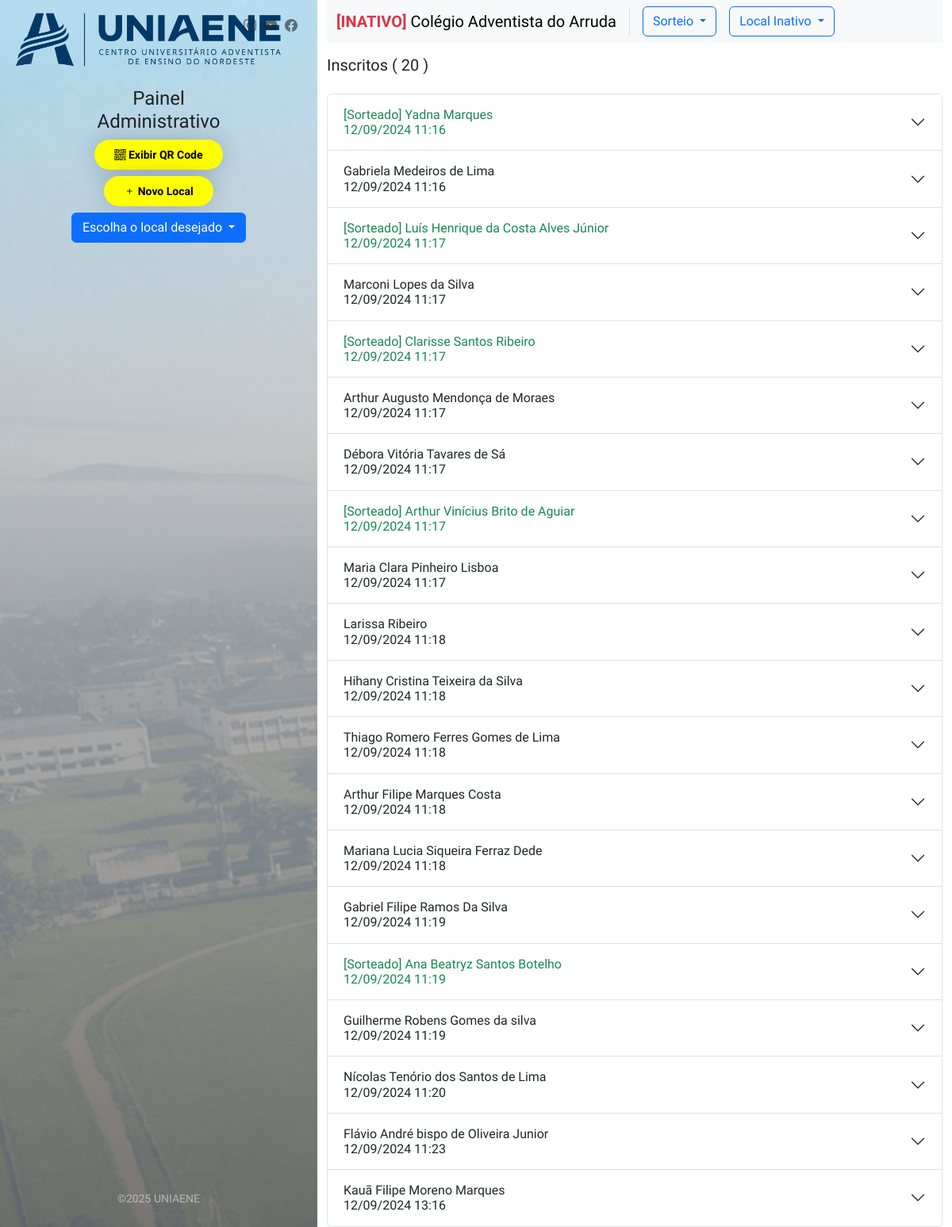
Screenshot of /admin/?local=6 with the database file from the repository.
### tables this page shows
CREATE TABLE `locals` (
  `id` int(11) NOT NULL,
  `local` varchar(255) DEFAULT NULL,
  `status` tinyint(1) DEFAULT '1',
  `created_at` timestamp NULL DEFAULT CURRENT_TIMESTAMP
);

CREATE TABLE `registros_visitas` (
  `id` int(11) NOT NULL,
  `local` int(11) DEFAULT NULL,
  `fullname` varchar(255) DEFAULT NULL,
  `email` varchar(255) DEFAULT NULL,
  `whatsapp` varchar(20) DEFAULT NULL,
  `course` varchar(100) DEFAULT NULL,
  `chosen` int(11) DEFAULT NULL,
  `terms` tinyint(1) DEFAULT NULL,
  `created_at` timestamp NULL DEFAULT CURRENT_TIMESTAMP
);

### admin/index.php (the view, shortened to what this page needs)
<?php
$servername = "localhost";
$username = "adventis_visita";
$password = "UM2u+k]i&d(B";
$dbname = "adventis_visita";
if (!empty($_GET["local"])) {
    try {
        $conn = new PDO("mysql:host=$servername;dbname=$dbname", $username, $password);
        $conn->setAttribute(PDO::ATTR_ERRMODE, PDO::ERRMODE_EXCEPTION);
        $id = $_GET['local'];
        $sql = "SELECT * FROM locals WHERE id = :id";
        $stmt = $conn->prepare($sql);
        $stmt->bindParam(':id', $id, PDO::PARAM_INT);
        $stmt->execute();
        $local = $stmt->fetch(PDO::FETCH_OBJ);
        if ($local) {
            $sql = "SELECT * FROM registros_visitas WHERE local = :local";
            $stmt = $conn->prepare($sql);
            $stmt->bindParam(':local', $local->id, PDO::PARAM_INT);
            $stmt->execute();
            $persons = $stmt->fetchAll(PDO::FETCH_OBJ);
        }
    } catch (PDOException $e) {
        echo "Erro na conexão: " . $e->getMessage();
    }
}
?>
<!DOCTYPE html>
<html lang="pt-br">
<head>
    <link href="https://cdn.jsdelivr.net/npm/bootstrap@5.3.3/dist/css/bootstrap.min.css" rel="stylesheet">
    <link href="../css/menu.css" rel="stylesheet">
    <link href="../css/style.css" rel="stylesheet">
    <link href="../css/vendors.css" rel="stylesheet">
</head>
<body>
    <div class="container-fluid full-height">
        <div class="row row-height">
            <div class="col-lg-4 content-left image-left" style="overflow: inherit;">
                <div class="content-left-wrapper">
                    <a href="./" id="logo" class="d-none d-sm-block">
                        <img src="../assets/images/logo-azul.png" alt="" height="70">
                    </a>
                    <div id="social">
                        <ul>
                            <li><a href="https://www.instagram.com/uniaene" target="_blank"><i class="bi bi-instagram text-dark"></i></a></li>
                            <li><a href="https://www.youtube.com/channel/UC6GjhC0KktsGmiPtJ92mVdQ" target="_blank"><i class="bi bi-youtube text-dark"></i></a></li>
                            <li><a href="https://www.facebook.com/FaculdadeAdventista" target="_blank"><i class="bi bi-facebook text-dark"></i></a></li>
                        </ul>
                    </div>
                    <div class="<?= !empty($persons) ? "margin-top-persons" : "" ?>">
                        <h4>Painel Administrativo</h4>
                        <a href="javascript:void(0);" class="btn_1 rounded d-inline-block m-0 mb-2" style="background: yellow; color: black;" data-bs-toggle="modal" data-bs-target="#qrcode"><i class="bi bi-qr-code"></i> Exibir QR Code</a>
                        <a href="javascript:void(0);" class="btn_1 rounded d-inline-block m-0 mb-2" style="background: yellow; color: black;" data-bs-toggle="modal" data-bs-target="#createLocal"><i class="bi bi-plus"></i> Novo Local</a>
                        <div class="btn-group w-100 rounded">
                            <button type="button" class="btn btn-primary dropdown-toggle rounded" data-bs-toggle="dropdown" aria-expanded="false">
                                Escolha o local desejado
                            </button>
                        </div>
                    </div>
                    <div class="copy">©<?= date("Y") ?> UNIAENE</div>
                </div>
            </div>
            <div class="col-lg-8">
                <?php if (empty($local)): ?>
                    <div class="d-flex justify-content-center align-items-center vh-100">
                        <h5 class="text-center">Escolha o local para iniciar</h5>
                    </div>
                <?php else: ?>
                    <nav class="navbar navbar-expand-lg bg-body-tertiary">
                        <div class="container-fluid">
                            <a class="navbar-brand pe-3 border-end" href="#"><?= $local->status == 0 ? "<span class='text-danger fw-bold'>[INATIVO]</span>" : "" ?> <?= $local->local ?></a>
                            <div class="collapse navbar-collapse" id="navbarSupportedContent">
                                <ul class="navbar-nav me-auto mb-2 mb-lg-0">
                                    <li class="nav-item dropdown me-3">
                                        <a class="dropdown-toggle btn btn-outline-primary" href="javascript:void(0);" role="button" data-bs-toggle="dropdown" aria-expanded="false">
                                            Sorteio
                                        </a>
                                    </li>
                                    <li class="nav-item dropdown">
                                        <a class="dropdown-toggle btn btn-outline-primary" href="javascript:void(0);" role="button" data-bs-toggle="dropdown" aria-expanded="false">
                                            Local <?= $local->status == 1 ? "Ativo" : "Inativo" ?>
                                        </a>
                                    </li>
                                </ul>
                            </div>
                        </div>
                    </nav>
                    <h5 class="py-3">Inscritos ( <?= !empty($persons) ? count($persons) : 0 ?> )</h5>
                    <div class="accordion" id="accordionExample">
                        <?php foreach ($persons as $person): ?>
                            <div class="accordion-item">
                                <h2 class="accordion-header">
                                    <a href="javascript:void(0);" class="accordion-button collapsed <?= $person->chosen ? "text-success" : "" ?>" type="button" data-bs-toggle="collapse" data-bs-target="#person<?= $person->id ?>" aria-expanded="true" aria-controls="person<?= $person->id ?>">
                                        <?= $person->chosen ? "[Sorteado]" : "" ?> <?= $person->fullname ?><br>
                                        <?= (new DateTime($person->created_at))->format('d/m/Y H:i') ?>
                                    </a>
                                </h2>
                            </div>
                        <?php endforeach; ?>
                    </div>
                <?php endif; ?>
            </div>
        </div>
    </div>
    <div class="cd-overlay-nav">
    </div>
    <div class="cd-overlay-content">
    </div>
</body>
</html>

### css/menu.css (style rules this page uses)
.cd-overlay-content, .cd-overlay-nav { position: fixed; top: 18px; right: 5%; height: 4px; width: 4px; -webkit-transform: translateX(-20px) translateY(20px); -moz-transform: translateX(-20px) translateY(20px); -ms-transform: translateX(-20px) translateY(20px); -o-transform: translateX(-20px) translateY(20px); transform: translateX(-20px) translateY(20px); }
.cd-overlay-nav { z-index: 2; }
.cd-overlay-content { z-index: 4; }

### css/style.css (style rules this page uses)
html, body { height: 100%; }
html * { -webkit-font-smoothing: antialiased; -moz-osx-font-smoothing: grayscale; }
body { background: #fff; font-size: 0.875rem; line-height: 1.4; font-family: "Work Sans", Arial, sans-serif; color: #555; }
h1, h2, h3, h4, h5, h6 { color: #222; }
ul, ol { list-style: none; margin: 0 0 25px 0; padding: 0; }
a { color: #434bdf; text-decoration: none; -moz-transition: all 0.3s ease-in-out; -o-transition: all 0.3s ease-in-out; -webkit-transition: all 0.3s ease-in-out; -ms-transition: all 0.3s ease-in-out; transition: all 0.3s ease-in-out; outline: none; }
a.btn_1, .btn_1 { border: none; color: #fff; background: #434bdf; outline: none; cursor: pointer; display: inline-block; text-decoration: none; padding: 12px 25px; color: #fff; font-weight: 600; text-align: center; line-height: 1; -moz-transition: all 0.3s ease-in-out; -o-transition: all 0.3s ease-in-out; -webkit-transition: all 0.3s ease-in-out; -ms-transition: all 0.3s ease-in-out; transition: all 0.3s ease-in-out; -webkit-border-radius: 3px; -moz-border-radius: 3px; -ms-border-radius: 3px; border-radius: 3px; font-size: 14px; font-size: 0.875rem; }
a.btn_1.rounded, .btn_1.rounded { -webkit-border-radius: 25px !important; -moz-border-radius: 25px !important; -ms-border-radius: 25px !important; border-radius: 25px !important; -webkit-box-shadow: 0px 0px 30px 0px rgba(0, 0, 0, 0.2); -moz-box-shadow: 0px 0px 30px 0px rgba(0, 0, 0, 0.2); box-shadow: 0px 0px 30px 0px rgba(0, 0, 0, 0.2); }
.row-height { height: 100vh; }
.content-left { background-color: #434bdf; padding: 0; }
.content-left-wrapper { display: flex; justify-content: center; align-items: center; text-align: center; height: 100%; min-height: 100%; padding: 60px 90px 35px 90px; background-color: #434bdf; color: #fff; text-align: center; position: relative; background: transparent; background: -webkit-linear-gradient(top, transparent, rgba(0, 0, 0, 0.5)); background: linear-gradient(to bottom, transparent, rgba(0, 0, 0, 0.5)); }
.image-left { background-repeat: no-repeat; background-size: cover; overflow: hidden; background-color: rgba(228, 235, 244, 0.9); background-image: url(../img/bg.png); background-blend-mode: overlay; }
.content-left-wrapper .btn_1 { margin: 25px 0 25px 0; }
a#logo { position: absolute; left: 20px; top: 15px; display: block; height: 35px; }
#social { position: absolute; top: 15px; right: 20px; }
#social ul { margin: 0; padding: 0; text-align: center; }
#social ul li { float: left; margin: 0 5px 10px 5px; list-style: none; }
#social ul li a { color: #fff; opacity: 0.6; text-align: center; line-height: 35px; display: block; font-size: 16px; font-size: 1rem; -moz-transition: all 0.3s ease-in-out; -o-transition: all 0.3s ease-in-out; -webkit-transition: all 0.3s ease-in-out; -ms-transition: all 0.3s ease-in-out; transition: all 0.3s ease-in-out; }
.copy { position: absolute; bottom: 25px; left: 0; width: 100%; opacity: 0.5; }

### admin/index.php (style rules this page uses)
.margin-top-persons { align-self: flex-start; margin-top: 50px; }

### rows the page displays
locals: local "Colégio Adventista do Arruda"
registros_visitas: chosen "[Sorteado]", fullname "Yadna Marques", created_at "12/09/2024 11:16"
registros_visitas: fullname "Gabriela Medeiros de Lima", created_at "12/09/2024 11:16"
registros_visitas: chosen "[Sorteado]", fullname "Luís Henrique da Costa Alves Júnior", created_at "12/09/2024 11:17"
registros_visitas: fullname "Marconi Lopes da Silva", created_at "12/09/2024 11:17"
registros_visitas: chosen "[Sorteado]", fullname "Clarisse Santos Ribeiro", created_at "12/09/2024 11:17"
registros_visitas: fullname "Arthur Augusto Mendonça de Moraes", created_at "12/09/2024 11:17"
registros_visitas: fullname "Débora Vitória Tavares de Sá", created_at "12/09/2024 11:17"
registros_visitas: chosen "[Sorteado]", fullname "Arthur Vinícius Brito de Aguiar", created_at "12/09/2024 11:17"
registros_visitas: fullname "Maria Clara Pinheiro Lisboa", created_at "12/09/2024 11:17"
registros_visitas: fullname "Larissa Ribeiro", created_at "12/09/2024 11:18"
registros_visitas: fullname "Hihany Cristina Teixeira da Silva", created_at "12/09/2024 11:18"
registros_visitas: fullname "Thiago Romero Ferres Gomes de Lima", created_at "12/09/2024 11:18"
registros_visitas: fullname "Arthur Filipe Marques Costa", created_at "12/09/2024 11:18"
registros_visitas: fullname "Mariana Lucia Siqueira Ferraz Dede", created_at "12/09/2024 11:18"
registros_visitas: fullname "Gabriel Filipe Ramos Da Silva", created_at "12/09/2024 11:19"
registros_visitas: chosen "[Sorteado]", fullname "Ana Beatryz Santos Botelho", created_at "12/09/2024 11:19"
registros_visitas: fullname "Guilherme Robens Gomes da silva", created_at "12/09/2024 11:19"
registros_visitas: fullname "Nícolas Tenório dos Santos de Lima", created_at "12/09/2024 11:20"
registros_visitas: fullname "Flávio André bispo de Oliveira Junior", created_at "12/09/2024 11:23"
registros_visitas: fullname "Kauã Filipe Moreno Marques", created_at "12/09/2024 13:16"

### other values shown
count($persons) "20"
